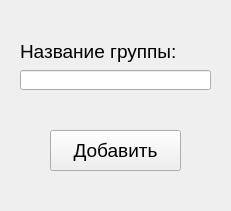
<?xml version="1.0" encoding="UTF-8"?>
<ui version="4.0">
 <class>Add_group</class>
 <widget class="QWidget" name="Add_group">
  <property name="geometry">
   <rect>
    <x>0</x>
    <y>0</y>
    <width>231</width>
    <height>211</height>
   </rect>
  </property>
  <property name="windowTitle">
   <string>Добавить группу</string>
  </property>
  <widget class="QLineEdit" name="lineEdit">
   <property name="geometry">
    <rect>
     <x>20</x>
     <y>70</y>
     <width>191</width>
     <height>20</height>
    </rect>
   </property>
  </widget>
  <widget class="QLabel" name="label">
   <property name="geometry">
    <rect>
     <x>20</x>
     <y>40</y>
     <width>191</width>
     <height>23</height>
    </rect>
   </property>
   <property name="font">
    <font>
     <pointsize>14</pointsize>
    </font>
   </property>
   <property name="text">
    <string>Название группы:</string>
   </property>
  </widget>
  <widget class="QPushButton" name="pushButton">
   <property name="geometry">
    <rect>
     <x>50</x>
     <y>130</y>
     <width>131</width>
     <height>41</height>
    </rect>
   </property>
   <property name="font">
    <font>
     <pointsize>14</pointsize>
    </font>
   </property>
   <property name="text">
    <string>Добавить</string>
   </property>
  </widget>
 </widget>
 <resources/>
 <connections/>
</ui>
